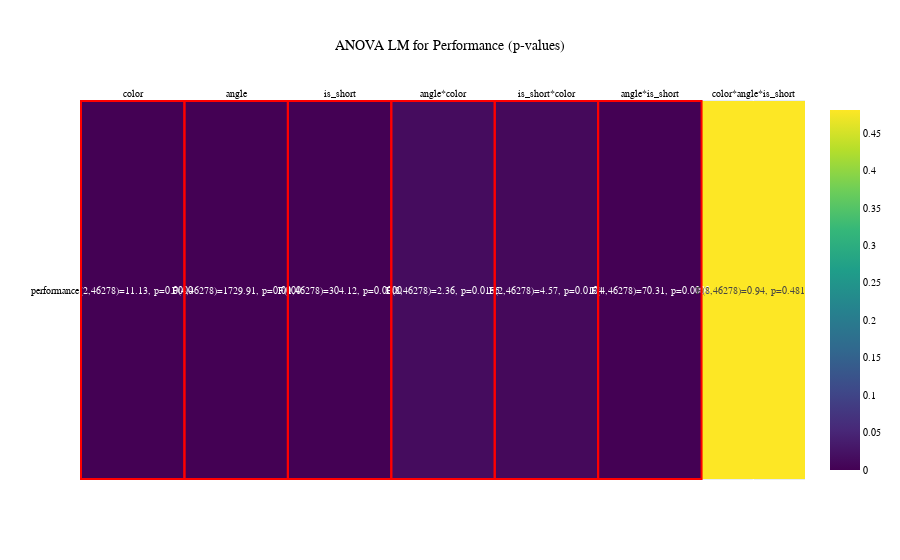

Here is the notebook cell this chart was saved with:
### Markdown cell above
# Anova performance

### Code cell
performance_df = new_merged_df.copy()

# Define dependent and independent variables
deps = ["performance"]
#indeps = ["color", "angle", "is_short", "color*angle", "color*is_short", "angle*is_short", "angle*color*is_short"]
indeps = ["color", "angle", "is_short", "angle*color", "is_short*color", "angle*is_short", "color*angle*is_short"]

formatted_results = []
for dependent in deps:
    formula = f"{dependent} ~ C(color, Sum) * C(angle, Sum) * C(is_short, Sum)"
    res = ols(formula, data=performance_df).fit()
    anova_table = anova_lm(res)
    
    df1 = anova_table['df'][:-1]    # Between-groups df
    df2 = anova_table['df'][-1]     # Error df 
    
    
    formatted_dep = []
    for i, f_val in enumerate(anova_table['F'][:-1]):
        formatted_dep.append(f"F({int(df1[i])},{int(df2)})={f_val:.2f}, p={anova_table['PR(>F)'].values[i]:.4f}")
    formatted_results.append(formatted_dep)


report_df = pd.DataFrame(formatted_results, index=deps, columns=indeps)

p_values_df = pd.DataFrame([anova_table['PR(>F)'].values[:-1] for _ in deps], index=deps, columns=indeps)
significance_df = (p_values_df < 0.05).astype(int)

fig = px.imshow(p_values_df, title="ANOVA LM for Performance (p-values)", x=indeps, y=deps, 
                color_continuous_scale='Viridis', aspect="auto")
fig.update_traces(text=report_df.values, texttemplate="%{text}", textfont_size=10)
fig.update_xaxes(side="top")

for i, dep in enumerate(deps):
    for j, indep in enumerate(indeps):
        if significance_df.iloc[i, j] == 1:
            fig.add_shape(type="rect",
                          x0=j - 0.5, x1=j + 0.5,
                          y0=i - 0.5, y1=i + 0.5,
                          line=dict(color="red", width=2))

fig.update_layout(
    title_x=0.5,
    font=my_font,
)

fig.show()
anova_bytes = fig.to_image(format="png", width=1000, height=300)
# display(report_df)

### Figure 1 — Plotly figure (JSON) as saved in the notebook; plotly's stock layout.template omitted (floating-point values rounded to 4 significant figures)
{"data": [{"coloraxis": "coloraxis", "hovertemplate": "x: %{x}<br>y: %{y}<br>color: %{z}<extra></extra>", "name": "0", "text": [["F(2,46278)=11.13, p=0.0000", "F(4,46278)=1729.91, p=0.0000", "F(1,46278)=304.12, p=0.0000", "F(8,46278)=2.36, p=0.0155", "F(2,46278)=4.57, p=0.0104", "F(4,46278)=70.31, p=0.0000", "F(8,46278)=0.94, p=0.4812"]], "textfont": {"size": 10}, "texttemplate": "%{text}", "type": "heatmap", "x": ["color", "angle", "is_short", "angle*color", "is_short*color", "angle*is_short", "color*angle*is_short"], "xaxis": "x", "y": ["performance"], "yaxis": "y", "z": [[1.476e-05, 0, 6.881e-68, 0.01551, 0.01036, 1.824e-59, 0.4812]]}], "layout": {"autosize": true, "coloraxis": {"colorscale": [[0, "#440154"], [0.1111, "#482878"], [0.2222, "#3e4989"], [0.3333, "#31688e"], [0.4444, "#26828e"], [0.5556, "#1f9e89"], [0.6667, "#35b779"], [0.7778, "#6ece58"], [0.8889, "#b5de2b"], [1, "#fde725"]]}, "font": {"color": "black", "family": "Vazir", "size": 10}, "shapes": [{"line": {"color": "red", "width": 2}, "type": "rect", "x0": -0.5, "x1": 0.5, "y0": -0.5, "y1": 0.5}, {"line": {"color": "red", "width": 2}, "type": "rect", "x0": 0.5, "x1": 1.5, "y0": -0.5, "y1": 0.5}, {"line": {"color": "red", "width": 2}, "type": "rect", "x0": 1.5, "x1": 2.5, "y0": -0.5, "y1": 0.5}, {"line": {"color": "red", "width": 2}, "type": "rect", "x0": 2.5, "x1": 3.5, "y0": -0.5, "y1": 0.5}, {"line": {"color": "red", "width": 2}, "type": "rect", "x0": 3.5, "x1": 4.5, "y0": -0.5, "y1": 0.5}, {"line": {"color": "red", "width": 2}, "type": "rect", "x0": 4.5, "x1": 5.5, "y0": -0.5, "y1": 0.5}], "title": {"text": "ANOVA LM for Performance (p-values)", "x": 0.5}, "xaxis": {"anchor": "y", "autorange": true, "domain": [0, 1], "range": [-0.5077, 6.5], "side": "top", "type": "category"}, "yaxis": {"anchor": "x", "autorange": true, "domain": [0, 1], "range": [0.5056, -0.5056], "type": "category"}}}
